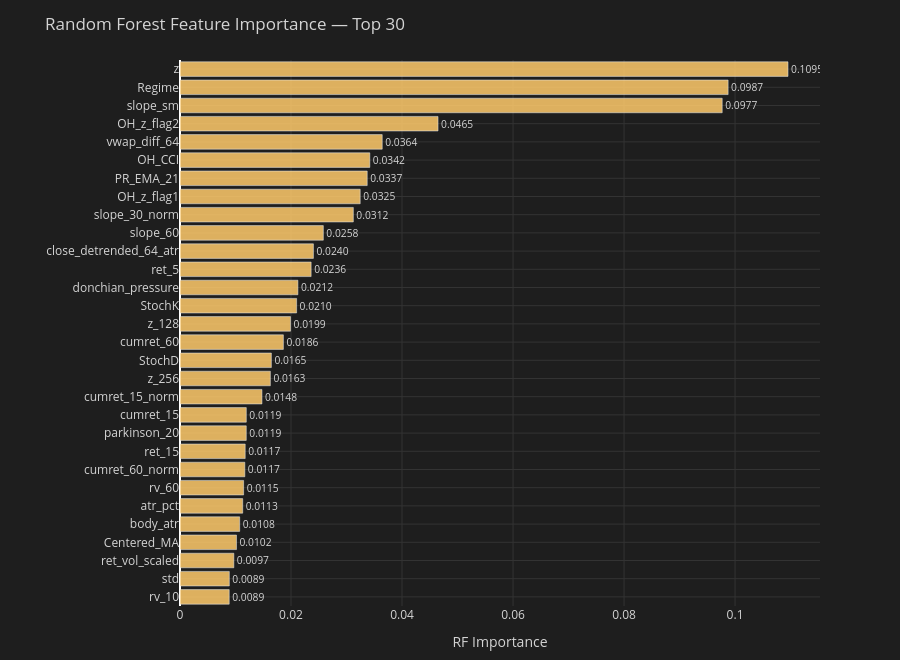

Notebook source saved alongside this figure:
### Code cell
# ── Random Forest Feature Importance ───────────────────────────────────────────
from sklearn.ensemble import RandomForestClassifier

_MAX_RF_ROWS = 50_000
if len(X_learn) > _MAX_RF_ROWS:
    _idx_rf = np.random.default_rng(42).choice(len(X_learn), _MAX_RF_ROWS, replace=False)
    _X_rf, _y_rf = X_learn[_idx_rf], y_bin_learn[_idx_rf]
else:
    _X_rf, _y_rf = X_learn, y_bin_learn

print(f"Training RF on {len(_X_rf):,} rows …")
_t0 = time.time()
_rf = RandomForestClassifier(n_estimators=100, max_depth=8, n_jobs=-1, random_state=42)
_rf.fit(_X_rf, _y_rf)
print(f"  Done in {time.time()-_t0:.1f}s")

_rf_imp_df = (
    pd.DataFrame({'feature': feature_cols_learn, 'rf_importance': _rf.feature_importances_, 'mi': mi_scores_learn})
    .sort_values('rf_importance', ascending=False)
    .reset_index(drop=True)
)

# Overlap between top-10 MI and top-10 RF
_top10_mi = set(mi_df_learn.head(10)['feature'])
_top10_rf = set(_rf_imp_df.head(10)['feature'])
_overlap  = _top10_mi & _top10_rf
print(f"\nTop-10 MI ∩ RF overlap: {len(_overlap)}/10 — {sorted(_overlap)}")
print(f"\nTop 10 features by RF importance:")
print(_rf_imp_df[['feature','rf_importance','mi']].head(10).to_string(index=False))

_N_RF  = min(30, len(_rf_imp_df))
_top_rf = _rf_imp_df.head(_N_RF)

fig = go.Figure(go.Bar(
    y=_top_rf['feature'][::-1],
    x=_top_rf['rf_importance'][::-1],
    orientation='h',
    marker_color='rgba(255,203,107,0.85)',
    text=[f'{v:.4f}' for v in _top_rf['rf_importance'][::-1]],
    textposition='outside',
))
fig.update_layout(
    title=f'Random Forest Feature Importance — Top {_N_RF}',
    height=max(400, _N_RF * 22),
    xaxis=dict(title='RF Importance', gridcolor='#333'),
    yaxis=dict(automargin=True, gridcolor='#333'),
    paper_bgcolor='#1e1e1e', plot_bgcolor='#1e1e1e', font=dict(color='#d4d4d4'),
    margin=dict(l=180, r=80, t=60, b=40),
)
fig.show()

### Figure 1 — Plotly figure (JSON) as saved in the notebook; plotly's stock layout.template omitted (floating-point values rounded to 4 significant figures)
{"data": [{"marker": {"color": "rgba(255,203,107,0.85)"}, "orientation": "h", "text": ["0.0089", "0.0089", "0.0097", "0.0102", "0.0108", "0.0113", "0.0115", "0.0117", "0.0117", "0.0119", "0.0119", "0.0148", "0.0163", "0.0165", "0.0186", "0.0199", "0.0210", "0.0212", "0.0236", "0.0240", "0.0258", "0.0312", "0.0325", "0.0337", "0.0342", "0.0364", "0.0465", "0.0977", "0.0987", "0.1095"], "textposition": "outside", "type": "bar", "x": [0.008867, 0.008884, 0.009702, 0.01018, 0.01075, 0.0113, 0.01146, 0.01168, 0.01175, 0.01194, 0.01194, 0.01477, 0.01628, 0.01646, 0.01862, 0.01992, 0.02101, 0.02124, 0.02363, 0.02404, 0.02582, 0.03123, 0.03246, 0.03373, 0.0342, 0.03643, 0.04649, 0.09768, 0.09875, 0.1095], "y": ["rv_10", "std", "ret_vol_scaled", "Centered_MA", "body_atr", "atr_pct", "rv_60", "cumret_60_norm", "ret_15", "parkinson_20", "cumret_15", "cumret_15_norm", "z_256", "StochD", "cumret_60", "z_128", "StochK", "donchian_pressure", "ret_5", "close_detrended_64_atr", "slope_60", "slope_30_norm", "OH_z_flag1", "PR_EMA_21", "OH_CCI", "vwap_diff_64", "OH_z_flag2", "slope_sm", "Regime", "z"]}], "layout": {"font": {"color": "#d4d4d4"}, "height": 660, "margin": {"b": 40, "l": 180, "r": 80, "t": 60}, "paper_bgcolor": "#1e1e1e", "plot_bgcolor": "#1e1e1e", "title": {"text": "Random Forest Feature Importance — Top 30"}, "xaxis": {"gridcolor": "#333", "title": {"text": "RF Importance"}}, "yaxis": {"automargin": true, "gridcolor": "#333"}}}
